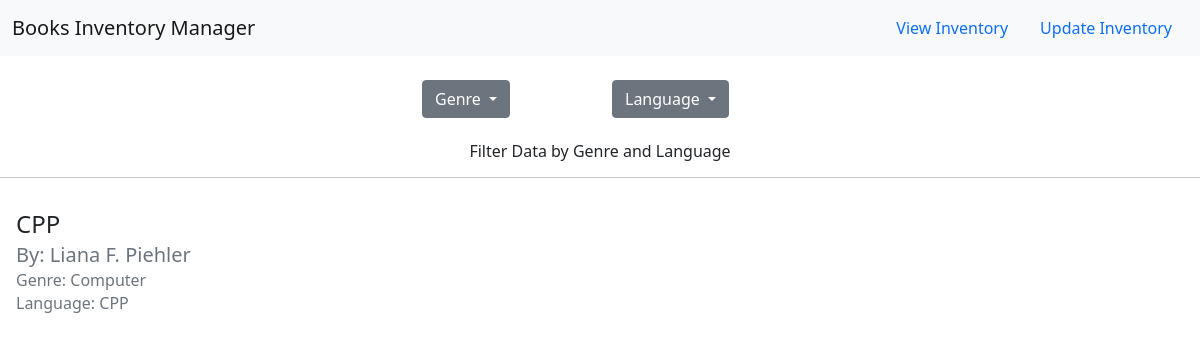
Screenshot of /?genre=Computer&language= with the database file from the repository.
### books/models.py (models this page shows)
class Addbooks(models.Model):
    title = models.CharField(max_length=100,unique=False, default='Not Provided')
    author = models.CharField(max_length=100,unique=False, default='Not Provided')
    genre = models.CharField(max_length=100,unique=False, default='Not Provided')
    language = models.CharField(max_length=100,unique=False, default='Not Provided')

### books/views.py (the view)
# urls.py: path('', views.GetData, name='GetData'),
def GetData(request):
    data = Addbooks.objects.all()
    datagenre = Addbooks.objects.values('genre').distinct()
    datalanguage = Addbooks.objects.values('language').distinct()
    filtergenre = request.GET.get('genre')
    filterlanguage = request.GET.get('language')
    if(filtergenre):
        data = Addbooks.objects.all().filter(genre= filtergenre)
    elif(filterlanguage):
        data = Addbooks.objects.all().filter(language= filterlanguage)
    else:
        data = Addbooks.objects.all()
    return render(request,"show.html", {"books_data": data, "discgenre": datagenre, "disclanguage":datalanguage})

### templates/show.html (shortened to what this page needs)
<html>
<head>
  <link href="https://cdn.jsdelivr.net/npm/bootstrap@5.0.2/dist/css/bootstrap.min.css" rel="stylesheet">
</head>
<body>
    <nav class="navbar navbar-expand-lg navbar-light bg-light">
        <div class="container-fluid">
          <a class="navbar-brand" href="/">Books Inventory Manager</a>
            <ul class="nav justify-content-end">
                <li class="nav-item">
                  <a class="nav-link "  href="/">View Inventory</a>
                </li>
                <li class="nav-item">
                  <a class="nav-link" href="/update">Update Inventory</a>
                </li>
              </ul>
          </div>
      </nav>
<br>
<div class="container">
    <div class="row justify-content-md-center">
        <div class="col col-lg-2">
        <div class="dropdown">
            <a class="btn btn-secondary dropdown-toggle" href="#" role="button" id="dropdownMenuLink" data-bs-toggle="dropdown" aria-expanded="false">
              Genre
            </a>
          </div>
        </div>
        <div class="col col-lg-2">
        <div class="dropdown">
            <a class="btn btn-secondary dropdown-toggle" href="#" role="button" id="dropdownMenuLink" data-bs-toggle="dropdown" aria-expanded="false">
              Language
            </a>
            </div>
          </div>
    </div>
</div><br>
<h6 class="text-center">Filter Data by Genre and Language </h6><hr>
{% for books in books_data %}
{% if forloop.first %}<div class="row">{% endif %}
    <div class="col-xs-4">
    <div class="card-body">
      <h4 class="card-title">{{ books.title}}</h5>
      <h5 class="card-subtitle mb-2 text-muted">By: {{ books.author }}</h6>
      <h6 class="card-subtitle mb-2 text-muted">Genre: {{ books.genre}}</h6>
        <h6 class="card-subtitle mb-2 text-muted">Language:    {{ books.language }}</h6>
    </div>
</div>
{% if forloop.last %}</div>{% endif %}
{% endfor %}
</body>
</html>

### rows the page displays
Addbooks: title "CPP", author "Liana F. Piehler", genre "Computer", language "CPP"
